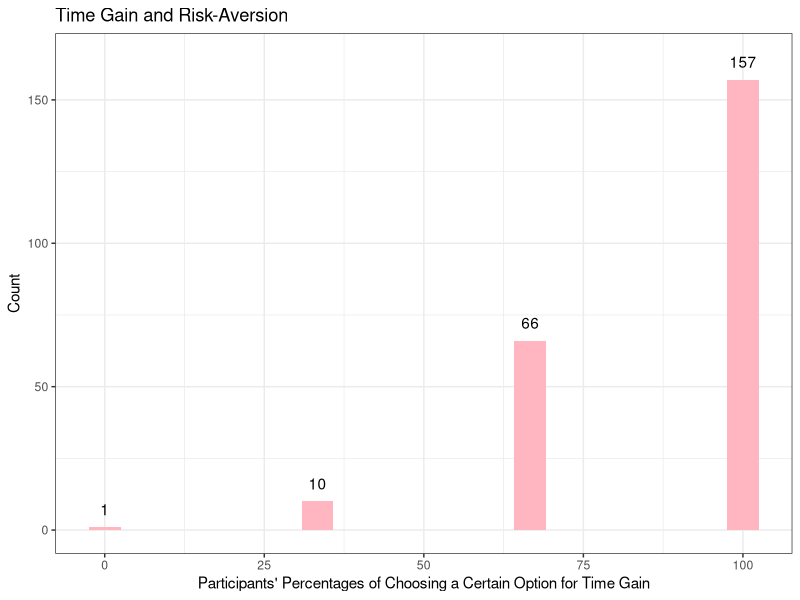
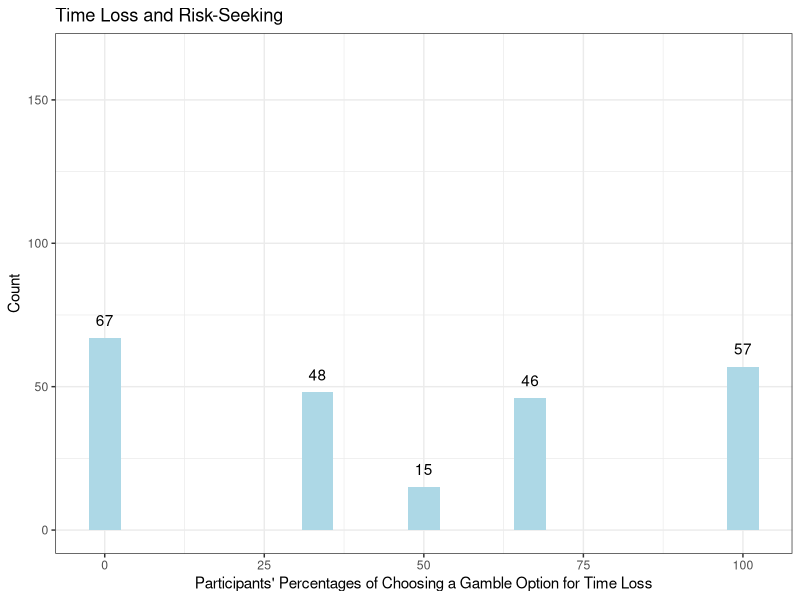
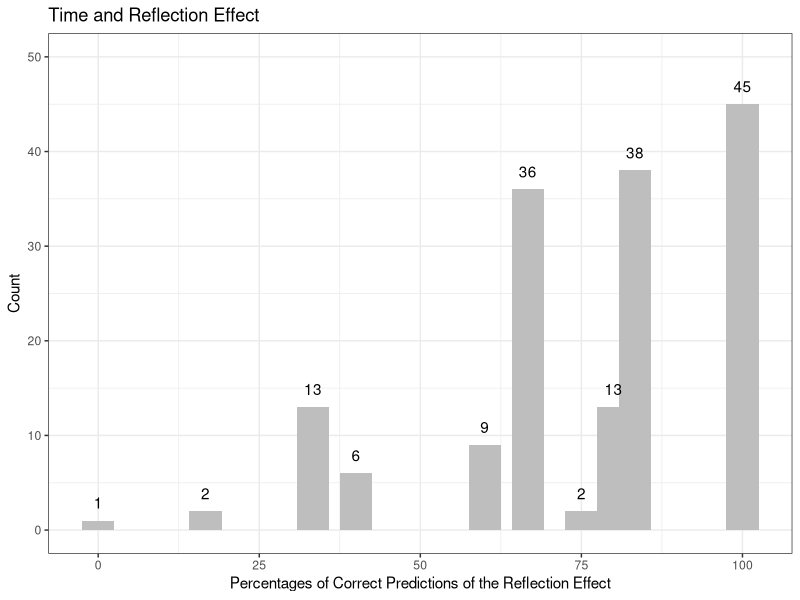

Write R code to recreate these figures, in order. (Note: this script raises an error after producing the figures.)
setwd("~/Desktop/time 2")
library(readr)
Time <- read_csv("Time.csv", skip = 1)
Time <- Time[-c(1),]
Time <- data.frame(sapply(Time, function(x) as.numeric(as.character(x))))
library(memisc)
library(ggplot2)




######Risk preferences
#count #positive and #negative
#create new columns
Time$gg <- NA
Time$ss <- NA
Time$mm <- NA
Time$tt <- NA
Time$dd <- NA
Time$vv <- NA
for(i in 1:nrow(Time)){
  if(Time$g[i] > 0){Time$gg[i] <- 1}
  else {Time$gg[i] <- 0}
}
print(Time$gg)

for(i in 1:nrow(Time)){
  if(Time$s[i] > 0){Time$ss[i] <- 1}
  else {Time$ss[i] <- 0}
}
print(Time$ss)

for(i in 1:nrow(Time)){
  if(Time$m[i] > 0){Time$mm[i] <- 1}
  else {Time$mm[i] <- 0}
}
print(Time$mm)

for(i in 1:nrow(Time)){
  if(Time$t[i] < 0){Time$tt[i] <- 1}
  else {Time$tt[i] <- 0}
}
print(Time$tt)

for(i in 1:nrow(Time)){
  if(Time$v[i] < 0){Time$vv[i] <- 1}
  else {Time$vv[i] <- 0}
}
print(Time$vv)

for(i in 1:nrow(Time)){
  if(Time$d[i] < 0){Time$dd[i] <- 1}
  else {Time$dd[i] <- 0}
}
print(Time$dd)

Time$posi <- rowSums(Time[,c("gg","mm","ss")])
print(Time$posi)
Time$neg <- rowSums(Time[,c("vv","tt","dd")])
print(Time$neg)

#Look at responses (1 = sure and 2 = gamble) change to (1 = sure and 0 = gamble) -- including negative activities because some people might rate positive activity as negative
Time$g45[Time$g45 == 2] <- "0"
Time$m45[Time$m45 == 2] <- "0"
Time$s45[Time$s45 == 2] <- "0"
Time$v45[Time$v45 == 2] <- "0"
Time$t45[Time$t45 == 2] <- "0"
Time$d45[Time$d45 == 2] <- "0"
print(Time$g45)

#create result of countings
Time$gr <- NA
Time$sr <- NA
Time$mr <- NA
Time$tr <- NA
Time$dr <- NA
Time$vr <- NA

#if evaluate positive activity as positive and answer sure option == 1
for(i in 1:nrow(Time)){
  if(Time$gg[i] == 1 & Time$g45[i] == 1){Time$gr[i] <- 1}
  else {Time$gr[i] <- 0}
}

for(i in 1:nrow(Time)){
  if(Time$mm[i] == 1 & Time$m45[i] == 1){Time$mr[i] <- 1}
  else {Time$mr[i] <- 0}
}
print(Time$mr)

for(i in 1:nrow(Time)){
  if(Time$ss[i] == 1 & Time$s45[i] == 1){Time$sr[i] <- 1}
  else {Time$sr[i] <- 0}
}
print(Time$sr)

#if evaluate negative activities as negative and answer gamble option == 1
for(i in 1:nrow(Time)){
  if(Time$vv[i] == 1 & Time$v45[i] == 0){Time$vr[i] <- 1}
  else {Time$vr[i] <- 0}
}
print(Time$vr)

for(i in 1:nrow(Time)){
  if(Time$dd[i] == 1 & Time$d45[i] == 0){Time$dr[i] <- 1}
  else {Time$dr[i] <- 0}
}
print(Time$dr)

for(i in 1:nrow(Time)){
  if(Time$tt[i] == 1 & Time$t45[i] == 0){Time$tr[i] <- 1}
  else {Time$tr[i] <- 0}
}
print(Time$tr)

#sum up the # of responses for each individual. If chose gamble for all 3 rated negative activities == 3. If only rated 2 negative activities as negative, and chose gamble only one of the two == 1
Time$posiresponse <- rowSums(Time[,c("gr","mr","sr")])
print(Time$posiresponse)
Time$negresponse <- rowSums(Time[,c("vr","tr","dr")])
print(Time$negresponse)


#calculate percentages of gain, loss, total
#positive -- predicting risk-aversion -- choosing sure option
Time$pst <- 100*Time$posiresponse/Time$posi; Time$pst
Time$ngt <- 100*Time$negresponse/Time$neg; Time$ngt
Time$total <- 100*(Time$posiresponse + Time$negresponse)/(Time$posi + Time$neg); Time$total      

u01 <- ggplot(Time, aes(pst)) + 
  geom_bar(fill = "light pink", width = 5) +
  theme_bw() + 
  ggtitle("Time Gain and Risk-Aversion") + 
  xlab("Participants' Percentages of Choosing a Certain Option for Time Gain") +
  ylab("Count") +
  geom_text(stat = "count", aes(label = ..count.., y = ..count..), vjust = -1) + 
  scale_y_continuous(limits = c(0,165)); u01

u02 <- ggplot(Time, aes(ngt)) + 
  geom_bar(fill = "light blue", width = 5) +
  theme_bw() + 
  ggtitle("Time Loss and Risk-Seeking") + 
  xlab("Participants' Percentages of Choosing a Gamble Option for Time Loss") +
  ylab("Count") +
  geom_text(stat = "count", aes(label = ..count.., y = ..count..), vjust = -1) + 
  scale_y_continuous(limits = c(0,165)); u02

u03 <- ggplot(Time, aes(total)) + 
  geom_bar(fill = "gray", width = 5) +
  theme_bw() + 
  ggtitle("Time and Reflection Effect") + 
  xlab("Percentages of Correct Predictions of the Reflection Effect") +
  ylab("Count") +
  geom_text(stat = "count", aes(label = ..count.., y = ..count..), vjust = -1) + 
  scale_y_continuous(limits = c(0,50)); u03

grid.arrange(u01, u02)

mean(Time$pst)
mean(Time$ngt) # #48 has 0 for both numerator and denominator
which(Time$ngt == "NaN")
Time[48,c("neg", "negresponse")]
mean(Time$total)
t.test(Time$pst, y = NULL, mu = 50)
t.test(Time$ngt, y = NULL, mu = 50) # not significant
t.test(Time$total, y = NULL, mu = 50)



##########Risk behavior patterns###############
#consistency for g
Time$gg1 <- NA
Time$gg2 <- NA
Time$gg3 <- NA
Time$gg4 <- NA
Time$gg5 <- NA
Time$gg6 <- NA
Time$gg7 <- NA
Time$gg8 <- NA
for(i in 1:nrow(Time)){
  if(Time$g[i] > 0) {if(Time$g10[i] == 1){Time$gg1[i] <- 1} else {Time$gg1[i] <- 2}}
  else{Time$gg1[i] <- 0}}
for(i in 1:nrow(Time)){
  if(Time$g[i] > 0) {if(Time$g20[i] == 1){Time$gg2[i] <- 1} else {Time$gg2[i] <- 2}}
  else{Time$gg2[i] <- 0}}
for(i in 1:nrow(Time)){
  if(Time$g[i] > 0) {if(Time$g30[i] == 1){Time$gg3[i] <- 1} else {Time$gg3[i] <- 2}}
  else{Time$gg3[i] <- 0}}
for(i in 1:nrow(Time)){
  if(Time$g[i] > 0) {if(Time$g40[i] == 1){Time$gg4[i] <- 1} else {Time$gg4[i] <- 2}}
  else{Time$gg4[i] <- 0}}
for(i in 1:nrow(Time)){
  if(Time$g[i] > 0) {if(Time$g50[i] == 1){Time$gg5[i] <- 1} else {Time$gg5[i] <- 2}}
  else{Time$gg5[i] <- 0}}
for(i in 1:nrow(Time)){
  if(Time$g[i] > 0) {if(Time$g60[i] == 1){Time$gg6[i] <- 1} else {Time$gg6[i] <- 2}}
  else{Time$gg6[i] <- 0}}
for(i in 1:nrow(Time)){
  if(Time$g[i] > 0) {if(Time$g70[i] == 1){Time$gg7[i] <- 1} else {Time$gg7[i] <- 2}}
  else{Time$gg7[i] <- 0}}
for(i in 1:nrow(Time)){
  if(Time$g[i] > 0) {if(Time$g80[i] == 1){Time$gg8[i] <- 1} else {Time$gg8[i] <- 2}}
  else{Time$gg8[i] <- 0}}
Time$ga <- (Time$gg8*.0001 + Time$gg7*.001 + Time$gg6*.01 + Time$gg5*.1 + Time$gg4*1 + Time$gg3*10 + Time$gg2*100 + Time$gg1*1000)
options(digits=8)
y1 <- barplot(table(Time$ga), main = "Risk Behavior Patterns for Playing Games", ylab = "Counts", las = 2, ylim = c(0,60),
        names = c("NA", "1111.1111", "1111.1112", "1111.1122", "1111.1221", "1111.1222", "1111.2222", "1112.2222", "1122.2222", "2111.1111", "2111.1122", "2111.1222", "2211.1111", "2211.1121", "2211.1122", "2221.2111", "2221.2222", "2221.1111", "2222.1111", "2222.2111", "2222.2211", "2222.2222"))
text(y1, table(Time$ga), pos = 3, cex = 1, labels=as.character(table(Time$ga)))



# consistency for s
Time$ss1 <- NA
Time$ss2 <- NA
Time$ss3 <- NA
Time$ss4 <- NA
Time$ss5 <- NA
Time$ss6 <- NA
Time$ss7 <- NA
Time$ss8 <- NA
for(i in 1:nrow(Time)){
  if(Time$s[i] > 0) {if(Time$s10[i] == 1){Time$ss1[i] <- 1} else {Time$ss1[i] <- 2}}
  else{Time$ss1[i] <- 0}}
for(i in 1:nrow(Time)){
  if(Time$s[i] > 0) {if(Time$s20[i] == 1){Time$ss2[i] <- 1} else {Time$ss2[i] <- 2}}
  else{Time$ss2[i] <- 0}}
for(i in 1:nrow(Time)){
  if(Time$s[i] > 0) {if(Time$s30[i] == 1){Time$ss3[i] <- 1} else {Time$ss3[i] <- 2}}
  else{Time$ss3[i] <- 0}}
for(i in 1:nrow(Time)){
  if(Time$s[i] > 0) {if(Time$s40[i] == 1){Time$ss4[i] <- 1} else {Time$ss4[i] <- 2}}
  else{Time$ss4[i] <- 0}}
for(i in 1:nrow(Time)){
  if(Time$s[i] > 0) {if(Time$s50[i] == 1){Time$ss5[i] <- 1} else {Time$ss5[i] <- 2}}
  else{Time$ss5[i] <- 0}}
for(i in 1:nrow(Time)){
  if(Time$s[i] > 0) {if(Time$s60[i] == 1){Time$ss6[i] <- 1} else {Time$ss6[i] <- 2}}
  else{Time$ss6[i] <- 0}}
for(i in 1:nrow(Time)){
  if(Time$s[i] > 0) {if(Time$s70[i] == 1){Time$ss7[i] <- 1} else {Time$ss7[i] <- 2}}
  else{Time$ss7[i] <- 0}}
for(i in 1:nrow(Time)){
  if(Time$s[i] > 0) {if(Time$s80[i] == 1){Time$ss8[i] <- 1} else {Time$ss8[i] <- 2}}
  else{Time$ss8[i] <- 0}}
Time$sa <- (Time$ss8*.0001 + Time$ss7*.001 + Time$ss6*.01 + Time$ss5*.1 + Time$ss4*1 + Time$ss3*10 + Time$ss2*100 + Time$ss1*1000)
options(digits=8)
y2 <- barplot(table(Time$sa), main = "Risk Behavior Patterns for Playing Sports", ylim = c(0,60), ylab = "Counts", las = 2,
        names = c("NA", "1111.1111", "1111.1112", "1111.1122", "1111.1222", "1111.2222", "1112.2222", "1122.2222", "2111.1111", "2111.1112", "2111.1122", "2211.1111", "2211.1122", "2221.1111", "2221.1122", "2222.1111", "2222.2111", "2222.2211", "2222.2222"))
text(y2, table(Time$sa), pos = 3, cex = 1, labels=as.character(table(Time$sa)))

# consistency for m
Time$mm1 <- NA
Time$mm2 <- NA
Time$mm3 <- NA
Time$mm4 <- NA
Time$mm5 <- NA
Time$mm6 <- NA
Time$mm7 <- NA
Time$mm8 <- NA
for(i in 1:nrow(Time)){
  if(Time$m[i] > 0) {if(Time$m10[i] == 1){Time$mm1[i] <- 1} else {Time$mm1[i] <- 2}}
  else{Time$mm1[i] <- 0}}
for(i in 1:nrow(Time)){
  if(Time$m[i] > 0) {if(Time$m20[i] == 1){Time$mm2[i] <- 1} else {Time$mm2[i] <- 2}}
  else{Time$mm2[i] <- 0}}
for(i in 1:nrow(Time)){
  if(Time$m[i] > 0) {if(Time$m30[i] == 1){Time$mm3[i] <- 1} else {Time$mm3[i] <- 2}}
  else{Time$mm3[i] <- 0}}
for(i in 1:nrow(Time)){
  if(Time$m[i] > 0) {if(Time$m40[i] == 1){Time$mm4[i] <- 1} else {Time$mm4[i] <- 2}}
  else{Time$mm4[i] <- 0}}
for(i in 1:nrow(Time)){
  if(Time$m[i] > 0) {if(Time$m50[i] == 1){Time$mm5[i] <- 1} else {Time$mm5[i] <- 2}}
  else{Time$mm5[i] <- 0}}
for(i in 1:nrow(Time)){
  if(Time$m[i] > 0) {if(Time$m60[i] == 1){Time$mm6[i] <- 1} else {Time$mm6[i] <- 2}}
  else{Time$mm6[i] <- 0}}
for(i in 1:nrow(Time)){
  if(Time$m[i] > 0) {if(Time$m70[i] == 1){Time$mm7[i] <- 1} else {Time$mm7[i] <- 2}}
  else{Time$mm7[i] <- 0}}
for(i in 1:nrow(Time)){
  if(Time$m[i] > 0) {if(Time$m80[i] == 1){Time$mm8[i] <- 1} else {Time$mm8[i] <- 2}}
  else{Time$mm8[i] <- 0}}
Time$ma <- (Time$mm8*.0001 + Time$mm7*.001 + Time$mm6*.01 + Time$mm5*.1 + Time$mm4*1 + Time$mm3*10 + Time$mm2*100 + Time$mm1*1000)
options(digits=8)
y3 <- barplot(table(Time$ma), main = "Risk Behavior Patterns for Listening to Music", ylim = c(0,80), ylab = "Counts", las = 2, 
        names = c("1111.1111", "1111.1112", "1111.1122", "1111.1222", "1111.2221", "1111.2222", "1112.2222", "1122.2111", "1211.1111", "1221.1111", "2111.1111", "2111.1122", "2211.1111", "2211.1222", "2211.2222", "2221.1111", "2221.1112", "2222.1111", "2222.2111", "2222.2211", "2222.2222"))
text(y3, table(Time$ma), pos = 3, cex = 1, labels=as.character(table(Time$ma)))

# consistency for t
Time$tt1 <- NA
Time$tt2 <- NA
Time$tt3 <- NA
Time$tt4 <- NA
Time$tt5 <- NA
Time$tt6 <- NA
Time$tt7 <- NA
Time$tt8 <- NA

for(i in 1:nrow(Time)){
  if(Time$t[i] < 0) {if(Time$t10[i] == 1){Time$tt1[i] <- -1} else {Time$tt1[i] <- -2}}
  else{Time$tt1[i] <- 0}}
for(i in 1:nrow(Time)){
  if(Time$t[i] < 0) {if(Time$t20[i] == 1){Time$tt2[i] <- -1} else {Time$tt2[i] <- -2}}
  else{Time$tt2[i] <- 0}}
for(i in 1:nrow(Time)){
  if(Time$t[i] < 0) {if(Time$t30[i] == 1){Time$tt3[i] <- -1} else {Time$tt3[i] <- -2}}
  else{Time$tt3[i] <- 0}}
for(i in 1:nrow(Time)){
  if(Time$t[i] < 0) {if(Time$t40[i] == 1){Time$tt4[i] <- -1} else {Time$tt4[i] <- -2}}
  else{Time$tt4[i] <- 0}}
for(i in 1:nrow(Time)){
  if(Time$t[i] < 0) {if(Time$t50[i] == 1){Time$tt5[i] <- -1} else {Time$tt5[i] <- -2}}
  else{Time$tt5[i] <- 0}}
for(i in 1:nrow(Time)){
  if(Time$t[i] < 0) {if(Time$t60[i] == 1){Time$tt6[i] <- -1} else {Time$tt6[i] <- -2}}
  else{Time$tt6[i] <- 0}}
for(i in 1:nrow(Time)){
  if(Time$t[i] < 0) {if(Time$t70[i] == 1){Time$tt7[i] <- -1} else {Time$tt7[i] <- -2}}
  else{Time$tt7[i] <- 0}}
for(i in 1:nrow(Time)){
  if(Time$t[i] < 0) {if(Time$t80[i] == 1){Time$tt8[i] <- -1} else {Time$tt8[i] <- -2}}
  else{Time$tt8[i] <- 0}}
print(Time$tt5)
options(digits=8)
Time$ta <- (Time$tt8*.0001 + Time$tt7*.001 + Time$tt6*.01 + Time$tt5*.1 + Time$tt4*1 + Time$tt3*10 + Time$tt2*100 + Time$tt1*1000); Time$ta
y4 <- barplot(table(Time$ta), ylim = c(0,80), main = "Risk Behavior Patterns for Getting Stuck in a Traffic Jam", ylab = "Counts", las = 2, 
        names = c("2222.2222", "2222.1111", "2111.2222", "1222.2222", "1221.1122", "1122.2222", "1112.2222", "1112.2221", "1111.2222", "1111.2122", "1111.1222", "1111.1122", "1111.1112", "1111.1111", "NA"))
text(y4, table(Time$ta), pos = 3, cex = 1, labels=as.character(table(Time$ta)))

# consistency for v
Time$vv1 <- NA
Time$vv2 <- NA
Time$vv3 <- NA
Time$vv4 <- NA
Time$vv5 <- NA
Time$vv6 <- NA
Time$vv7 <- NA
Time$vv8 <- NA

for(i in 1:nrow(Time)){
  if(Time$v[i] < 0) {if(Time$v10[i] == 1){Time$vv1[i] <- -1} else {Time$vv1[i] <- -2}}
  else{Time$vv1[i] <- 0}}
for(i in 1:nrow(Time)){
  if(Time$v[i] < 0) {if(Time$v20[i] == 1){Time$vv2[i] <- -1} else {Time$vv2[i] <- -2}}
  else{Time$vv2[i] <- 0}}
for(i in 1:nrow(Time)){
  if(Time$v[i] < 0) {if(Time$v30[i] == 1){Time$vv3[i] <- -1} else {Time$vv3[i] <- -2}}
  else{Time$vv3[i] <- 0}}
for(i in 1:nrow(Time)){
  if(Time$v[i] < 0) {if(Time$v40[i] == 1){Time$vv4[i] <- -1} else {Time$vv4[i] <- -2}}
  else{Time$vv4[i] <- 0}}
for(i in 1:nrow(Time)){
  if(Time$v[i] < 0) {if(Time$v50[i] == 1){Time$vv5[i] <- -1} else {Time$vv5[i] <- -2}}
  else{Time$vv5[i] <- 0}}
for(i in 1:nrow(Time)){
  if(Time$v[i] < 0) {if(Time$v60[i] == 1){Time$vv6[i] <- -1} else {Time$vv6[i] <- -2}}
  else{Time$vv6[i] <- 0}}
for(i in 1:nrow(Time)){
  if(Time$v[i] < 0) {if(Time$v70[i] == 1){Time$vv7[i] <- -1} else {Time$vv7[i] <- -2}}
  else{Time$vv7[i] <- 0}}
for(i in 1:nrow(Time)){
  if(Time$v[i] < 0) {if(Time$v80[i] == 1){Time$vv8[i] <- -1} else {Time$vv8[i] <- -2}}
  else{Time$vv8[i] <- 0}}
options(digits=8)
Time$va <- (Time$vv8*.0001 + Time$vv7*.001 + Time$vv6*.01 + Time$vv5*.1 + Time$vv4*1 + Time$vv3*10 + Time$vv2*100 + Time$vv1*1000); Time$va
y5 <- barplot(table(Time$va), ylim = c(0,70), main = "Risk Behavior Patterns for Vacuuming the Theater", ylab = "Counts", las = 2, 
        names = c("2222.2222", "2221.1111", "2122.2222", "1222.2222", "1221.1222", "1122.2222", "1112.2222", "1112.2122", "1111.2222", "1111.1222", "1111.1122", "1111.1112", "1111.1111", "NA"))
text(y5, table(Time$va), pos = 3, cex = 1, labels=as.character(table(Time$va)))

# consistency for d
Time$dd1 <- NA
Time$dd2 <- NA
Time$dd3 <- NA
Time$dd4 <- NA
Time$dd5 <- NA
Time$dd6 <- NA
Time$dd7 <- NA
Time$dd8 <- NA

for(i in 1:nrow(Time)){
  if(Time$d[i] < 0) {if(Time$d10[i] == 1){Time$dd1[i] <- -1} else {Time$dd1[i] <- -2}}
  else{Time$dd1[i] <- 0}}
for(i in 1:nrow(Time)){
  if(Time$d[i] < 0) {if(Time$d20[i] == 1){Time$dd2[i] <- -1} else {Time$dd2[i] <- -2}}
  else{Time$dd2[i] <- 0}}
for(i in 1:nrow(Time)){
  if(Time$d[i] < 0) {if(Time$d30[i] == 1){Time$dd3[i] <- -1} else {Time$dd3[i] <- -2}}
  else{Time$dd3[i] <- 0}}
for(i in 1:nrow(Time)){
  if(Time$d[i] < 0) {if(Time$d40[i] == 1){Time$dd4[i] <- -1} else {Time$dd4[i] <- -2}}
  else{Time$dd4[i] <- 0}}
for(i in 1:nrow(Time)){
  if(Time$d[i] < 0) {if(Time$d50[i] == 1){Time$dd5[i] <- -1} else {Time$dd5[i] <- -2}}
  else{Time$dd5[i] <- 0}}
for(i in 1:nrow(Time)){
  if(Time$d[i] < 0) {if(Time$d60[i] == 1){Time$dd6[i] <- -1} else {Time$dd6[i] <- -2}}
  else{Time$dd6[i] <- 0}}
for(i in 1:nrow(Time)){
  if(Time$d[i] < 0) {if(Time$d70[i] == 1){Time$dd7[i] <- -1} else {Time$dd7[i] <- -2}}
  else{Time$dd7[i] <- 0}}
for(i in 1:nrow(Time)){
  if(Time$d[i] < 0) {if(Time$d80[i] == 1){Time$dd8[i] <- -1} else {Time$dd8[i] <- -2}}
  else{Time$dd8[i] <- 0}}
options(digits=8)
Time$da <- (Time$dd8*.0001 + Time$dd7*.001 + Time$dd6*.01 + Time$dd5*.1 + Time$dd4*1 + Time$dd3*10 + Time$dd2*100 + Time$dd1*1000); Time$da
y6 <- barplot(table(Time$da), main = "Risk Behavior Patterns for Washing Dishes", ylim = c(0,80), las = 2, 
        names = c("2222.2222", "2221.1122", "2122.2222", "2111.2222", "1222.2222", "1122.2222", "1112.2222", "1112.1222", "1111.2222", "1111.1222", "1111.1122", "1111.1112", "1111.1111", "NA"), ylab = "Counts")
text(y6, table(Time$da), pos = 3, cex = 1, labels=as.character(table(Time$da)))


############### Mixed gamble ###########
# 1 = neither actitiyies and 2 = gamble
Time$l1 <- NA
Time$l2 <- NA
Time$l3 <- NA
#choosing a sure option = loss averse
for(i in 1:nrow(Time)){
  if(Time$gd0[i] == 1 & Time$g[i] > 0 & Time$d[i] < 0){Time$l1[i] <- 1} else
  {Time$l1[i] <- 0}
}
print(Time$l1)

for(i in 1:nrow(Time)){
  if(Time$st0[i] == 1 & Time$s[i] > 0 & Time$t[i] < 0){Time$l2[i] <- 1} else
  {Time$l2[i] <- 0}
}
print(Time$l2)

for(i in 1:nrow(Time)){
  if(Time$mv0[i] == 1 & Time$m[i] > 0 & Time$v[i] < 0){Time$l3[i] <- 1} else
  {Time$l3[i] <- 0}
}
print(Time$l3)

Time$loss <- Time$l1 + Time$l2 + Time$l3; Time$loss
Time$lp <- 100*Time$loss/3; Time$lp

hist(Time$lp, main = "Loss Aversion & Time", xlab = "Participants' Percentages of Loss Aversion")
t.test(Time$lp, y = NULL, mu = 50)

#Consistency Mixed Gamble
#gd
Time$gdn4 <- NA
Time$gdn3 <- NA
Time$gdn2 <- NA
Time$gdn1 <- NA
Time$gdp1 <- NA
Time$gdp2 <- NA
Time$gdp3 <- NA
Time$gdp4 <- NA
for(i in 1:nrow(Time)){
  if(Time$g[i] > 0 & Time$d[i] < 0) {if(Time$gd.40[i] == 1){Time$gdn4[i] <- -1} else {Time$gdn4[i] <- -2}}
  else{Time$gdn4[i] <- 0}}
for(i in 1:nrow(Time)){
  if(Time$g[i] > 0 & Time$d[i] < 0) {if(Time$gd.30[i] == 1){Time$gdn3[i] <- -1} else {Time$gdn3[i] <- -2}}
  else{Time$gdn3[i] <- 0}}
for(i in 1:nrow(Time)){
  if(Time$g[i] > 0 & Time$d[i] < 0) {if(Time$gd.20[i] == 1){Time$gdn2[i] <- -1} else {Time$gdn2[i] <- -2}}
  else{Time$gdn2[i] <- 0}}
for(i in 1:nrow(Time)){
  if(Time$g[i] > 0 & Time$d[i] < 0) {if(Time$gd.10[i] == 1){Time$gdn1[i] <- -1} else {Time$gdn1[i] <- -2}}
  else{Time$gdn1[i] <- 0}}
for(i in 1:nrow(Time)){
  if(Time$g[i] > 0 & Time$d[i] < 0) {if(Time$gd10[i] == 1){Time$gdp1[i] <- -1} else {Time$gdp1[i] <- -2}}
  else{Time$gdp1[i] <- 0}}
for(i in 1:nrow(Time)){
  if(Time$g[i] > 0 & Time$d[i] < 0) {if(Time$gd20[i] == 1){Time$gdp2[i] <- -1} else {Time$gdp2[i] <- -2}}
  else{Time$gdp2[i] <- 0}}
for(i in 1:nrow(Time)){
  if(Time$g[i] > 0 & Time$d[i] < 0) {if(Time$gd30[i] == 1){Time$gdp3[i] <- -1} else {Time$gdp3[i] <- -2}}
  else{Time$gdp3[i] <- 0}}
for(i in 1:nrow(Time)){
  if(Time$g[i] > 0 & Time$d[i] < 0) {if(Time$gd40[i] == 1){Time$gdp4[i] <- -1} else {Time$gdp4[i] <- -2}}
  else{Time$gdp4[i] <- 0}}
options(digits=8)
Time$gda <- (Time$gdp4*.0001 + Time$gdp3*.001 + Time$gdp2*.01 + Time$gdp1*.1 + Time$gdn1*1 + Time$gdn2*10 + Time$gdn3*100 + Time$gdn4*1000); Time$gda
y7 <- barplot(table(Time$gda), ylim = c(0,100), main = "Risk Behavior Patterns for Playing Games and Washing Dishes", col = "white", las = 2, 
        names = c("2222.2222", "2222.2221", "2222.2211", "2222.2111", "2222.1111", "2221.2211", "2221.2111", "2221.1122", "2221.1112", "2221.1111", "2211.2221", "2211.2211", "2211.2111", "2211.1112", "2211.1111", "2111.2111", "2111.1111", "1111.1111", "NA"), ylab = "Counts")
text(y7, table(Time$gda), pos = 3, cex = 1, labels=as.character(table(Time$gda)))



#mv
Time$mvn4 <- NA
Time$mvn3 <- NA
Time$mvn2 <- NA
Time$mvn1 <- NA
Time$mvp1 <- NA
Time$mvp2 <- NA
Time$mvp3 <- NA
Time$mvp4 <- NA
for(i in 1:nrow(Time)){
  if(Time$m[i] > 0 & Time$v[i] < 0) {if(Time$mv.40[i] == 1){Time$mvn4[i] <- -1} else {Time$mvn4[i] <- -2}}
  else{Time$mvn4[i] <- 0}}
for(i in 1:nrow(Time)){
  if(Time$m[i] > 0 & Time$v[i] < 0) {if(Time$mv.30[i] == 1){Time$mvn3[i] <- -1} else {Time$mvn3[i] <- -2}}
  else{Time$mvn3[i] <- 0}}
for(i in 1:nrow(Time)){
  if(Time$m[i] > 0 & Time$v[i] < 0) {if(Time$mv.20[i] == 1){Time$mvn2[i] <- -1} else {Time$mvn2[i] <- -2}}
  else{Time$mvn2[i] <- 0}}
for(i in 1:nrow(Time)){
  if(Time$m[i] > 0 & Time$v[i] < 0) {if(Time$mv.10[i] == 1){Time$mvn1[i] <- -1} else {Time$mvn1[i] <- -2}}
  else{Time$mvn1[i] <- 0}}
for(i in 1:nrow(Time)){
  if(Time$m[i] > 0 & Time$v[i] < 0) {if(Time$mv10[i] == 1){Time$mvp1[i] <- -1} else {Time$mvp1[i] <- -2}}
  else{Time$mvp1[i] <- 0}}
for(i in 1:nrow(Time)){
  if(Time$m[i] > 0 & Time$v[i] < 0) {if(Time$mv20[i] == 1){Time$mvp2[i] <- -1} else {Time$mvp2[i] <- -2}}
  else{Time$mvp2[i] <- 0}}
for(i in 1:nrow(Time)){
  if(Time$m[i] > 0 & Time$v[i] < 0) {if(Time$mv30[i] == 1){Time$mvp3[i] <- -1} else {Time$mvp3[i] <- -2}}
  else{Time$mvp3[i] <- 0}}
for(i in 1:nrow(Time)){
  if(Time$m[i] > 0 & Time$v[i] < 0) {if(Time$mv40[i] == 1){Time$mvp4[i] <- -1} else {Time$mvp4[i] <- -2}}
  else{Time$mvp4[i] <- 0}}
options(digits=8)
Time$mva <- (Time$mvp4*.0001 + Time$mvp3*.001 + Time$mvp2*.01 + Time$mvp1*.1 + Time$mvn1*1 + Time$mvn2*10 + Time$mvn3*100 + Time$mvn4*1000); Time$mva
y8 <- barplot(table(Time$mva), ylim = c(0,100), main = "Risk Behavior Patterns for Listening to Music and Vacuuming the Theater", col = "white", las = 2, 
        names = c("2222.2222", "2222.2111", "2222.1111", "2221.2211", "2221.2111", "2221.1111", "2211.2211", "2211.2111", "2211.1112", "2211.1111", "2111.2111", "2111.1111", "1111.1111", "NA"), ylab = "Counts")
text(y8, table(Time$mva), pos = 3, cex = 1, labels=as.character(table(Time$mva)))

#st
Time$stn4 <- NA
Time$stn3 <- NA
Time$stn2 <- NA
Time$stn1 <- NA
Time$stp1 <- NA
Time$stp2 <- NA
Time$stp3 <- NA
Time$stp4 <- NA
for(i in 1:nrow(Time)){
  if(Time$s[i] > 0 & Time$t[i] < 0) {if(Time$st.40[i] == 1){Time$stn4[i] <- -1} else {Time$stn4[i] <- -2}}
  else{Time$stn4[i] <- 0}}
for(i in 1:nrow(Time)){
  if(Time$s[i] > 0 & Time$t[i] < 0) {if(Time$st.30[i] == 1){Time$stn3[i] <- -1} else {Time$stn3[i] <- -2}}
  else{Time$stn3[i] <- 0}}
for(i in 1:nrow(Time)){
  if(Time$s[i] > 0 & Time$t[i] < 0) {if(Time$st.20[i] == 1){Time$stn2[i] <- -1} else {Time$stn2[i] <- -2}}
  else{Time$stn2[i] <- 0}}
for(i in 1:nrow(Time)){
  if(Time$s[i] > 0 & Time$t[i] < 0) {if(Time$st.10[i] == 1){Time$stn1[i] <- -1} else {Time$stn1[i] <- -2}}
  else{Time$stn1[i] <- 0}}
for(i in 1:nrow(Time)){
  if(Time$s[i] > 0 & Time$t[i] < 0) {if(Time$st10[i] == 1){Time$stp1[i] <- -1} else {Time$stp1[i] <- -2}}
  else{Time$stp1[i] <- 0}}
for(i in 1:nrow(Time)){
  if(Time$s[i] > 0 & Time$t[i] < 0) {if(Time$st20[i] == 1){Time$stp2[i] <- -1} else {Time$stp2[i] <- -2}}
  else{Time$stp2[i] <- 0}}
for(i in 1:nrow(Time)){
  if(Time$s[i] > 0 & Time$t[i] < 0) {if(Time$st30[i] == 1){Time$stp3[i] <- -1} else {Time$stp3[i] <- -2}}
  else{Time$stp3[i] <- 0}}
for(i in 1:nrow(Time)){
  if(Time$s[i] > 0 & Time$t[i] < 0) {if(Time$st40[i] == 1){Time$stp4[i] <- -1} else {Time$stp4[i] <- -2}}
  else{Time$stp4[i] <- 0}}
options(digits=8)
Time$sta <- (Time$stp4*.0001 + Time$stp3*.001 + Time$stp2*.01 + Time$stp1*.1 + Time$stn1*1 + Time$stn2*10 + Time$stn3*100 + Time$stn4*1000); Time$sta
y9 <- barplot(table(Time$sta), ylim = c(0,80), main = "Risk Behavior Patterns for Playing Sports and Getting Stuck in a Traffic", col = "white", las = 2, 
        names = c("2222.2211", "2222.2111", "2222.1111",  "2221.2211", "2221.2111", "2221.1111", "2211.2211", "2211.2111", "2211.1111", "2111.2111",
                  "2111.1112", "2111.1111", "1111.1111", "NA"), ylab = "Counts")
text(y9, table(Time$sta), pos = 3, cex = 1, labels=as.character(table(Time$sta)))
